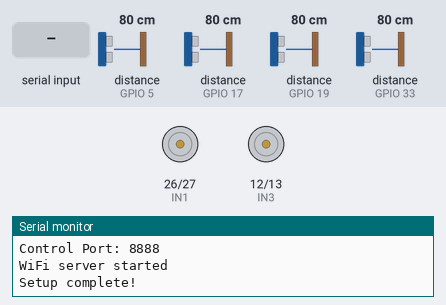
This sketch was run on a simulated ESP32. On the bench: motor-driver pin pairs drawn as motors (green arrow = first pin HIGH = forward, orange = second pin HIGH = backward, longer = more drive, scaled by the enable pin), the last lines printed to the serial monitor. The test bench sets the inputs (shaded band); at power-on: distance to the obstacle (sensors on GPIO 5, GPIO 17, GPIO 19, GPIO 33) 80 cm. The echo pulse lasts 58.3 µs per cm; WiFi joins after 1.5 s; servers stay silent unless stated.

Above: at 2.7 s.
2.8 s: "FWD\n" received over Serial
At 4.2 s:
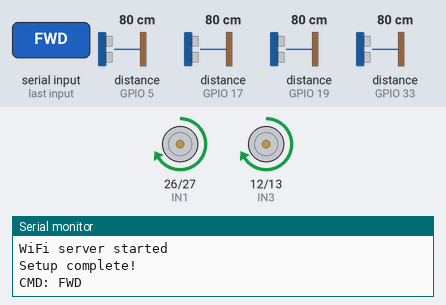
5.0 s: "LEFT\n" received over Serial
At 7.5 s:
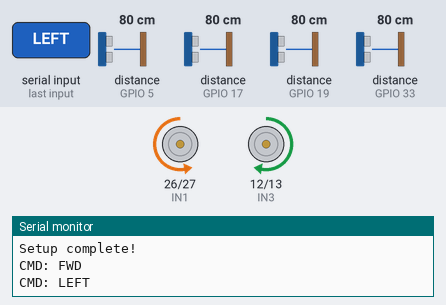
8.0 s: "BACK\n" received over Serial
At 9.5 s:
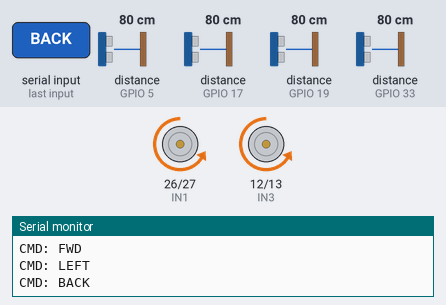
10.4 s: "RIGHT\n" received over Serial
At 13.0 s:
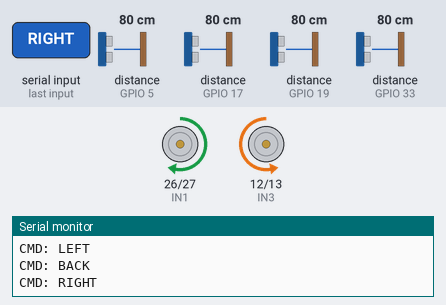
13.4 s: "SPEED  45\n" received over Serial
At 15.3 s:
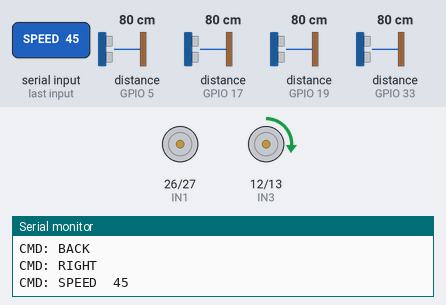
15.6 s: "FOLLOW\n" received over Serial
At 17.3 s:
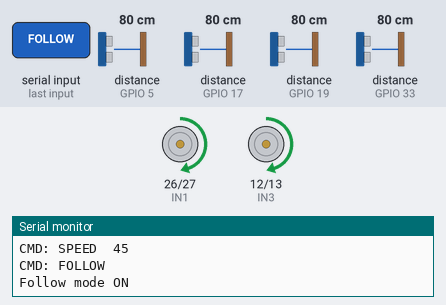
Timing chart, 0 to 18.8 s (numbered marks = the images above; inputs shaded):
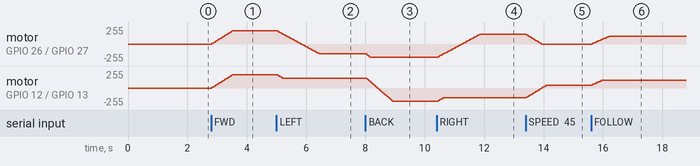

The sketch:

esp32_devaki.ino
```cpp
/*
 * FILE: firmware/esp32/DEV_Robot/DEV_Robot.ino
 * ESP32 firmware for DEV 4WD robot with L298N motor driver
 * Supports Bluetooth SPP and WiFi TCP commands with safety features
 *
 * WIRELESS MODE: Set ONE of these to 1, others to 0
 * If partition scheme allows, set both to 1
 */
#define USE_WIFI 1        // WiFi TCP control
#define USE_BLUETOOTH 0   // Bluetooth SPP control

#if USE_BLUETOOTH
  #include "BluetoothSerial.h"
  #if !defined(CONFIG_BT_ENABLED) || !defined(CONFIG_BLUEDROID_ENABLED)
    #error Bluetooth is not enabled! Please run `make menuconfig` to enable it
  #endif
  BluetoothSerial SerialBT;
#endif

#if USE_WIFI
  #include <WiFi.h>
#endif

// ============= WIFI CONFIGURATION =============
#if USE_WIFI
  const char* WIFI_SSID = "Nonchalant";
  const char* WIFI_PASSWORD = "12345678";
  const int WIFI_PORT = 8888;

  WiFiServer wifiServer(WIFI_PORT);
  WiFiClient wifiClient;
#endif

// ============= PIN DEFINITIONS =============
// L298N Motor Driver Pins
// Left Motor (Motor A)
const int ENA = 25;
const int IN1 = 26;
const int IN2 = 27;

// Right Motor (Motor B)
const int IN3 = 12;
const int IN4 = 13;
const int ENB = 14;

// Sensors (Optional - stubs for now)
// GY-53 VL53L0X (I2C): SDA=21, SCL=22 (default I2C)

// ============= ULTRASONIC SENSORS (3 Front + 1 Back) =============
// Front Left
const int TRIG_FRONT_LEFT = 4;
const int ECHO_FRONT_LEFT = 5;

// Front Center
const int TRIG_FRONT = 18;
const int ECHO_FRONT = 19;

// Front Right
const int TRIG_FRONT_RIGHT = 32;
const int ECHO_FRONT_RIGHT = 33;

// Back
const int TRIG_BACK = 16;
const int ECHO_BACK = 17;

// Distance readings (cm)
int distFrontLeft = 999;
int distFrontCenter = 999;
int distFrontRight = 999;
int distBack = 999;

// ============= CONFIGURATION =============
const int PWM_FREQ = 1000;      // 1 kHz PWM frequency
const int PWM_RESOLUTION = 8;   // 8-bit resolution (0-255)
const int PWM_CHANNEL_L = 0;
const int PWM_CHANNEL_R = 1;

const int MAX_PWM_DELTA = 10;   // Max PWM change per loop for smooth ramping
const int LOOP_DELAY_MS = 20;   // Main loop delay

const int SAFE_DISTANCE_CM = 10; // Stop if obstacle closer than this
const int FOLLOW_MIN_CM = 30;    // Start backing up if closer
const int FOLLOW_TARGET_CM = 50; // Ideal follow distance
const int FOLLOW_MAX_CM = 100;   // Stop following if farther
const int FOLLOW_SPEED = 150;    // Base speed for follow mode

// ============= GLOBAL STATE =============
int currentLeftSpeed = 0;
int currentRightSpeed = 0;
int targetLeftSpeed = 0;
int targetRightSpeed = 0;

String inputBuffer = "";
#if USE_WIFI
  String wifiInputBuffer = "";
#endif

// Follow mode
bool followModeEnabled = false;

// ============= SETUP =============
void setup() {
  Serial.begin(115200);

  #if USE_BLUETOOTH
    // Initialize Bluetooth with device name
    SerialBT.begin("DEV_Robot");
    Serial.println("DEV_Robot Bluetooth Started");
    Serial.println("Waiting for connection...");
  #endif

  #if USE_WIFI
    // Initialize WiFi
    Serial.print("Connecting to WiFi: ");
    Serial.println(WIFI_SSID);
    WiFi.begin(WIFI_SSID, WIFI_PASSWORD);

    int wifiAttempts = 0;
    while (WiFi.status() != WL_CONNECTED && wifiAttempts < 20) {
      delay(500);
      Serial.print(".");
      wifiAttempts++;
    }

    if (WiFi.status() == WL_CONNECTED) {
      Serial.println("\nWiFi Connected!");
      Serial.print("IP Address: ");
      Serial.println(WiFi.localIP());
      Serial.print("Control Port: ");
      Serial.println(WIFI_PORT);

      wifiServer.begin();
      Serial.println("WiFi server started");
    } else {
      Serial.println("\nWiFi connection failed");
    }
  #endif

  // Setup motor pins
  pinMode(IN1, OUTPUT);
  pinMode(IN2, OUTPUT);
  pinMode(IN3, OUTPUT);
  pinMode(IN4, OUTPUT);

  // Setup PWM channels (compatible with ESP32 Arduino Core 3.0+)
  #if ESP_ARDUINO_VERSION_MAJOR >= 3
    ledcAttach(ENA, PWM_FREQ, PWM_RESOLUTION);
    ledcAttach(ENB, PWM_FREQ, PWM_RESOLUTION);
  #else
    ledcSetup(PWM_CHANNEL_L, PWM_FREQ, PWM_RESOLUTION);
    ledcSetup(PWM_CHANNEL_R, PWM_FREQ, PWM_RESOLUTION);
    ledcAttachPin(ENA, PWM_CHANNEL_L);
    ledcAttachPin(ENB, PWM_CHANNEL_R);
  #endif

  // Setup ultrasonic sensor pins (3 front + 1 back)
  pinMode(TRIG_FRONT_LEFT, OUTPUT);
  pinMode(ECHO_FRONT_LEFT, INPUT);
  pinMode(TRIG_FRONT, OUTPUT);
  pinMode(ECHO_FRONT, INPUT);
  pinMode(TRIG_FRONT_RIGHT, OUTPUT);
  pinMode(ECHO_FRONT_RIGHT, INPUT);
  pinMode(TRIG_BACK, OUTPUT);
  pinMode(ECHO_BACK, INPUT);

  // Initialize motors to stop
  stopMotors();

  Serial.println("Setup complete!");
}

// ============= MAIN LOOP =============
void loop() {
  // Read USB Serial commands (for testing)
  while (Serial.available()) {
    char c = Serial.read();
    if (c == '\n' || c == '\r') {
      if (inputBuffer.length() > 0) {
        processCommand(inputBuffer);
        inputBuffer = "";
      }
    } else {
      inputBuffer += c;
    }
  }

  #if USE_BLUETOOTH
    // Read Bluetooth commands
    while (SerialBT.available()) {
      char c = SerialBT.read();
      if (c == '\n') {
        processCommand(inputBuffer);
        inputBuffer = "";
      } else {
        inputBuffer += c;
      }
    }
  #endif

  #if USE_WIFI
    // Handle WiFi client connections
    if (WiFi.status() == WL_CONNECTED) {
      // Check for new client
      if (!wifiClient.connected()) {
        wifiClient = wifiServer.available();
        if (wifiClient) {
          Serial.println("WiFi client connected!");
          wifiClient.println("DEV_Robot Ready");
          wifiInputBuffer = "";
        }
      }

      // Read WiFi commands from connected client
      if (wifiClient.connected()) {
        while (wifiClient.available()) {
          char c = wifiClient.read();
          if (c == '\n' || c == '\r') {
            if (wifiInputBuffer.length() > 0) {
              processCommand(wifiInputBuffer);
              wifiClient.println("OK");
              wifiInputBuffer = "";
            }
          } else {
            wifiInputBuffer += c;
          }
        }
      }
    }
  #endif

  // Follow mode logic
  if (followModeEnabled) {
    followPerson();
  }

  // Safety check - stop if obstacle detected (overrides everything)
  checkSafety();

  // Smooth PWM ramping
  smoothRamp();

  // Apply motor speeds
  applyMotorSpeeds();

  delay(LOOP_DELAY_MS);
}

// ============= COMMAND PROCESSING =============
void processCommand(String cmd) {
  cmd.trim();
  Serial.println("CMD: " + cmd);

  if (cmd == "FWD") {
    targetLeftSpeed = 200;
    targetRightSpeed = 200;
  }
  else if (cmd == "BACK") {
    targetLeftSpeed = -200;
    targetRightSpeed = -200;
  }
  else if (cmd == "LEFT") {
    targetLeftSpeed = -150;
    targetRightSpeed = 150;
  }
  else if (cmd == "RIGHT") {
    targetLeftSpeed = 150;
    targetRightSpeed = -150;
  }
  else if (cmd == "STOP") {
    targetLeftSpeed = 0;
    targetRightSpeed = 0;
  }
  else if (cmd.startsWith("SPEED ")) {
    // Parse "SPEED L R"
    int firstSpace = cmd.indexOf(' ');
    int secondSpace = cmd.indexOf(' ', firstSpace + 1);

    if (secondSpace > 0) {
      String leftStr = cmd.substring(firstSpace + 1, secondSpace);
      String rightStr = cmd.substring(secondSpace + 1);

      targetLeftSpeed = constrain(leftStr.toInt(), -255, 255);
      targetRightSpeed = constrain(rightStr.toInt(), -255, 255);
    }
  }
  else if (cmd == "DIST") {
    // Send all distance readings as JSON
    sendDistanceData();
  }
  else if (cmd == "FOLLOW") {
    followModeEnabled = true;
    Serial.println("Follow mode ON");
  }
  else if (cmd == "NOFOLLOW" || cmd == "UNFOLLOW") {
    followModeEnabled = false;
    stopMotors();
    Serial.println("Follow mode OFF");
  }
  else {
    Serial.println("Unknown command");
  }
}

// ============= MOTOR CONTROL =============
void smoothRamp() {
  // Gradually change current speeds toward target speeds
  if (currentLeftSpeed < targetLeftSpeed) {
    currentLeftSpeed = min(currentLeftSpeed + MAX_PWM_DELTA, targetLeftSpeed);
  } else if (currentLeftSpeed > targetLeftSpeed) {
    currentLeftSpeed = max(currentLeftSpeed - MAX_PWM_DELTA, targetLeftSpeed);
  }

  if (currentRightSpeed < targetRightSpeed) {
    currentRightSpeed = min(currentRightSpeed + MAX_PWM_DELTA, targetRightSpeed);
  } else if (currentRightSpeed > targetRightSpeed) {
    currentRightSpeed = max(currentRightSpeed - MAX_PWM_DELTA, targetRightSpeed);
  }
}

void applyMotorSpeeds() {
  // Left motor
  if (currentLeftSpeed > 0) {
    digitalWrite(IN1, HIGH);
    digitalWrite(IN2, LOW);
    #if ESP_ARDUINO_VERSION_MAJOR >= 3
      ledcWrite(ENA, abs(currentLeftSpeed));
    #else
      ledcWrite(PWM_CHANNEL_L, abs(currentLeftSpeed));
    #endif
  } else if (currentLeftSpeed < 0) {
    digitalWrite(IN1, LOW);
    digitalWrite(IN2, HIGH);
    #if ESP_ARDUINO_VERSION_MAJOR >= 3
      ledcWrite(ENA, abs(currentLeftSpeed));
    #else
      ledcWrite(PWM_CHANNEL_L, abs(currentLeftSpeed));
    #endif
  } else {
    digitalWrite(IN1, LOW);
    digitalWrite(IN2, LOW);
    #if ESP_ARDUINO_VERSION_MAJOR >= 3
      ledcWrite(ENA, 0);
    #else
      ledcWrite(PWM_CHANNEL_L, 0);
    #endif
  }

  // Right motor
  if (currentRightSpeed > 0) {
    digitalWrite(IN3, HIGH);
    digitalWrite(IN4, LOW);
    #if ESP_ARDUINO_VERSION_MAJOR >= 3
      ledcWrite(ENB, abs(currentRightSpeed));
    #else
      ledcWrite(PWM_CHANNEL_R, abs(currentRightSpeed));
    #endif
  } else if (currentRightSpeed < 0) {
    digitalWrite(IN3, LOW);
    digitalWrite(IN4, HIGH);
    #if ESP_ARDUINO_VERSION_MAJOR >= 3
      ledcWrite(ENB, abs(currentRightSpeed));
    #else
      ledcWrite(PWM_CHANNEL_R, abs(currentRightSpeed));
    #endif
  } else {
    digitalWrite(IN3, LOW);
    digitalWrite(IN4, LOW);
    #if ESP_ARDUINO_VERSION_MAJOR >= 3
      ledcWrite(ENB, 0);
    #else
      ledcWrite(PWM_CHANNEL_R, 0);
    #endif
  }
}

void stopMotors() {
  targetLeftSpeed = 0;
  targetRightSpeed = 0;
  currentLeftSpeed = 0;
  currentRightSpeed = 0;

  digitalWrite(IN1, LOW);
  digitalWrite(IN2, LOW);
  digitalWrite(IN3, LOW);
  digitalWrite(IN4, LOW);
  #if ESP_ARDUINO_VERSION_MAJOR >= 3
    ledcWrite(ENA, 0);
    ledcWrite(ENB, 0);
  #else
    ledcWrite(PWM_CHANNEL_L, 0);
    ledcWrite(PWM_CHANNEL_R, 0);
  #endif
}

// ============= SAFETY STUBS =============
// NOTE: Implement actual sensor reading for production use

int readUltrasonicCm(int trigPin, int echoPin) {
  // Trigger pulse
  digitalWrite(trigPin, LOW);
  delayMicroseconds(2);
  digitalWrite(trigPin, HIGH);
  delayMicroseconds(10);
  digitalWrite(trigPin, LOW);

  // Read echo
  long duration = pulseIn(echoPin, HIGH, 30000); // Timeout 30ms
  if (duration == 0) {
    return 999; // No echo = far away
  }

  int distance = duration * 0.034 / 2;
  return distance;
}

void readAllSensors() {
  // Read all 4 ultrasonic sensors
  distFrontLeft = readUltrasonicCm(TRIG_FRONT_LEFT, ECHO_FRONT_LEFT);
  distFrontCenter = readUltrasonicCm(TRIG_FRONT, ECHO_FRONT);
  distFrontRight = readUltrasonicCm(TRIG_FRONT_RIGHT, ECHO_FRONT_RIGHT);
  distBack = readUltrasonicCm(TRIG_BACK, ECHO_BACK);
}

void sendDistanceData() {
  // Read all sensors and send as JSON
  readAllSensors();

  String json = "{";
  json += "\"front_left\":" + String(distFrontLeft) + ",";
  json += "\"front_center\":" + String(distFrontCenter) + ",";
  json += "\"front_right\":" + String(distFrontRight) + ",";
  json += "\"back\":" + String(distBack);
  json += "}";

  Serial.println(json);

  #if USE_BLUETOOTH
    SerialBT.println(json);
  #endif

  #if USE_WIFI
    if (wifiClient.connected()) {
      wifiClient.println(json);
    }
  #endif
}

void followPerson() {
  // Read all front sensors
  distFrontLeft = readUltrasonicCm(TRIG_FRONT_LEFT, ECHO_FRONT_LEFT);
  distFrontCenter = readUltrasonicCm(TRIG_FRONT, ECHO_FRONT);
  distFrontRight = readUltrasonicCm(TRIG_FRONT_RIGHT, ECHO_FRONT_RIGHT);

  // Find minimum distance (closest object/person)
  int minFrontDist = min(min(distFrontLeft, distFrontCenter), distFrontRight);

  // If nothing detected in range, stop
  if (minFrontDist > FOLLOW_MAX_CM) {
    targetLeftSpeed = 0;
    targetRightSpeed = 0;
    return;
  }

  // Determine which direction the person is
  int leftDist = distFrontLeft;
  int centerDist = distFrontCenter;
  int rightDist = distFrontRight;

  // Calculate forward/backward speed based on distance
  int forwardSpeed = 0;
  if (minFrontDist < FOLLOW_MIN_CM) {
    // Too close - back up
    forwardSpeed = -FOLLOW_SPEED;
  } else if (minFrontDist > FOLLOW_TARGET_CM + 10) {
    // Too far - move forward
    forwardSpeed = map(minFrontDist, FOLLOW_TARGET_CM, FOLLOW_MAX_CM, FOLLOW_SPEED/2, FOLLOW_SPEED);
    forwardSpeed = constrain(forwardSpeed, 0, FOLLOW_SPEED);
  } else {
    // Good distance - stay put
    forwardSpeed = 0;
  }

  // Calculate turn based on left/right sensor difference
  int turnSpeed = 0;
  if (leftDist < rightDist - 20) {
    // Person is more to the left - turn left
    turnSpeed = map(rightDist - leftDist, 20, 100, 30, 80);
    turnSpeed = constrain(turnSpeed, 30, 80);
  } else if (rightDist < leftDist - 20) {
    // Person is more to the right - turn right
    turnSpeed = -map(leftDist - rightDist, 20, 100, 30, 80);
    turnSpeed = constrain(turnSpeed, -80, -30);
  }

  // Apply speeds (turn + forward)
  targetLeftSpeed = forwardSpeed - turnSpeed;
  targetRightSpeed = forwardSpeed + turnSpeed;

  // Constrain speeds
  targetLeftSpeed = constrain(targetLeftSpeed, -200, 200);
  targetRightSpeed = constrain(targetRightSpeed, -200, 200);
}

void checkSafety() {
  // Read all front sensors if moving forward
  if (targetLeftSpeed > 0 || targetRightSpeed > 0) {
    distFrontLeft = readUltrasonicCm(TRIG_FRONT_LEFT, ECHO_FRONT_LEFT);
    distFrontCenter = readUltrasonicCm(TRIG_FRONT, ECHO_FRONT);
    distFrontRight = readUltrasonicCm(TRIG_FRONT_RIGHT, ECHO_FRONT_RIGHT);

    // Check all 3 front sensors
    if (distFrontLeft < SAFE_DISTANCE_CM) {
      Serial.println("SAFETY: Front-left obstacle at " + String(distFrontLeft) + "cm!");
      stopMotors();
      return;
    }
    if (distFrontCenter < SAFE_DISTANCE_CM) {
      Serial.println("SAFETY: Front-center obstacle at " + String(distFrontCenter) + "cm!");
      stopMotors();
      return;
    }
    if (distFrontRight < SAFE_DISTANCE_CM) {
      Serial.println("SAFETY: Front-right obstacle at " + String(distFrontRight) + "cm!");
      stopMotors();
      return;
    }
  }

  // Read back sensor if moving backward
  if (targetLeftSpeed < 0 || targetRightSpeed < 0) {
    distBack = readUltrasonicCm(TRIG_BACK, ECHO_BACK);
    if (distBack < SAFE_DISTANCE_CM) {
      Serial.println("SAFETY: Back obstacle at " + String(distBack) + "cm!");
      stopMotors();
      return;
    }
  }
}

/*
 * WIRING NOTES:
 *
 * L298N Module:
 * - ENA -> ESP32 GPIO 25 (PWM - Left motor)
 * - IN1 -> ESP32 GPIO 26
 * - IN2 -> ESP32 GPIO 27
 * - IN3 -> ESP32 GPIO 12
 * - IN4 -> ESP32 GPIO 13
 * - ENB -> ESP32 GPIO 14 (PWM - Right motor)
 * - VCC -> External battery voltage (motors)
 * - GND -> Common ground with ESP32 and battery
 * - 5V output -> Can power ESP32 if using external battery
 *
 * IMPORTANT: Ensure common ground between ESP32, L298N, and battery!
 *
 * HC-SR04 Ultrasonic Sensors (4 sensors):
 * - Front Left:   TRIG=GPIO 4,  ECHO=GPIO 5,  VCC=5V, GND=GND
 * - Front Center: TRIG=GPIO 18, ECHO=GPIO 19, VCC=5V, GND=GND
 * - Front Right:  TRIG=GPIO 32, ECHO=GPIO 33, VCC=5V, GND=GND
 * - Back:         TRIG=GPIO 16, ECHO=GPIO 17, VCC=5V, GND=GND
 *
 * GY-53 VL53L0X (Optional):
 * - SDA -> GPIO 21 (default I2C)
 * - SCL -> GPIO 22 (default I2C)
 * - VCC -> 3.3V
 * - GND -> GND
 *
 * For GY-53 support, add VL53L0X library and initialize in setup().
 */
```

Measured:
- after the input at 2.8 s, motor on GPIO 26 (IN1) / GPIO 27 (IN2), motor on GPIO 12 (IN3) / GPIO 13 (IN4): moves from stopped to forward 199/255 over 0.69 s, starting at once
- after the input at 5.0 s, motor on GPIO 26 (IN1) / GPIO 27 (IN2): moves from forward 199/255 to backward 149/255 over 1.4 s, starting at once; motor on GPIO 12 (IN3) / GPIO 13 (IN4): forward 199/255 → forward 149/255 at once
- after the input at 8.0 s, motor on GPIO 26 (IN1) / GPIO 27 (IN2): backward 149/255 → backward 199/255 at once; motor on GPIO 12 (IN3) / GPIO 13 (IN4): moves from forward 149/255 to backward 199/255 over 0.87 s, starting at once
- after the input at 10.4 s, motor on GPIO 26 (IN1) / GPIO 27 (IN2): moves from backward 199/255 to forward 149/255 over 1.4 s, starting at once; motor on GPIO 12 (IN3) / GPIO 13 (IN4): backward 199/255 → backward 149/255 at once
- after the input at 13.4 s, motor on GPIO 26 (IN1) / GPIO 27 (IN2): moves from forward 149/255 to stopped over 0.51 s, starting at once; motor on GPIO 12 (IN3) / GPIO 13 (IN4): moves from backward 149/255 to forward 45/255 over 0.69 s, starting at once
- after the input at 15.6 s, motor on GPIO 26 (IN1) / GPIO 27 (IN2): moves from stopped to forward 118/255 over 0.57 s, starting at once; motor on GPIO 12 (IN3) / GPIO 13 (IN4): forward 45/255 → forward 118/255 at once
